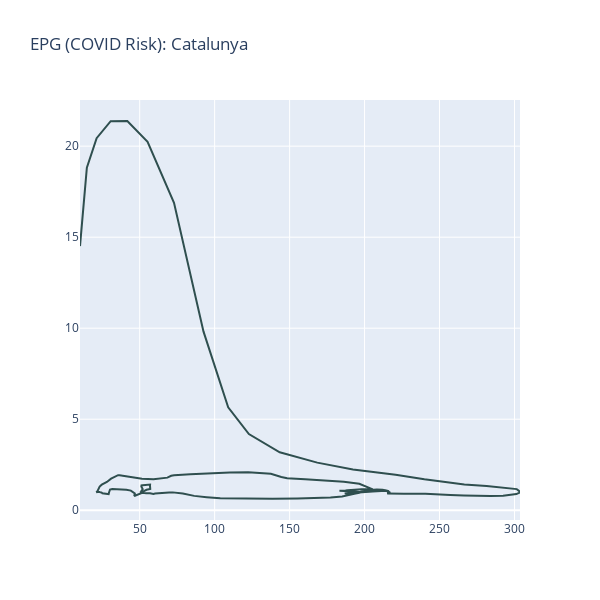

Source (notebook cell):
### Code cell
# plot risk
go.Figure(data=[
    go.Scatter(
        name='EPG (risk)',
        x=data.ia_14, y=data.rho_7,
        marker_color = 'darkslategray'        
    )
]).update_layout(
    title="EPG (COVID Risk): {}".format(area),
    width=600, height=600
).show()

### Figure 1 — Plotly figure (JSON) as saved in the notebook; plotly's stock layout.template omitted (floating-point values rounded to 4 significant figures; data arrays with more than 128 entries replaced by an {"elided": "..."} marker saying what was removed)
{"data": [{"marker": {"color": "darkslategray"}, "name": "EPG (risk)", "type": "scatter", "x": {"elided": "189 float values"}, "y": {"elided": "189 float values"}}], "layout": {"height": 600, "title": {"text": "EPG (COVID Risk): Catalunya"}, "width": 600}}
